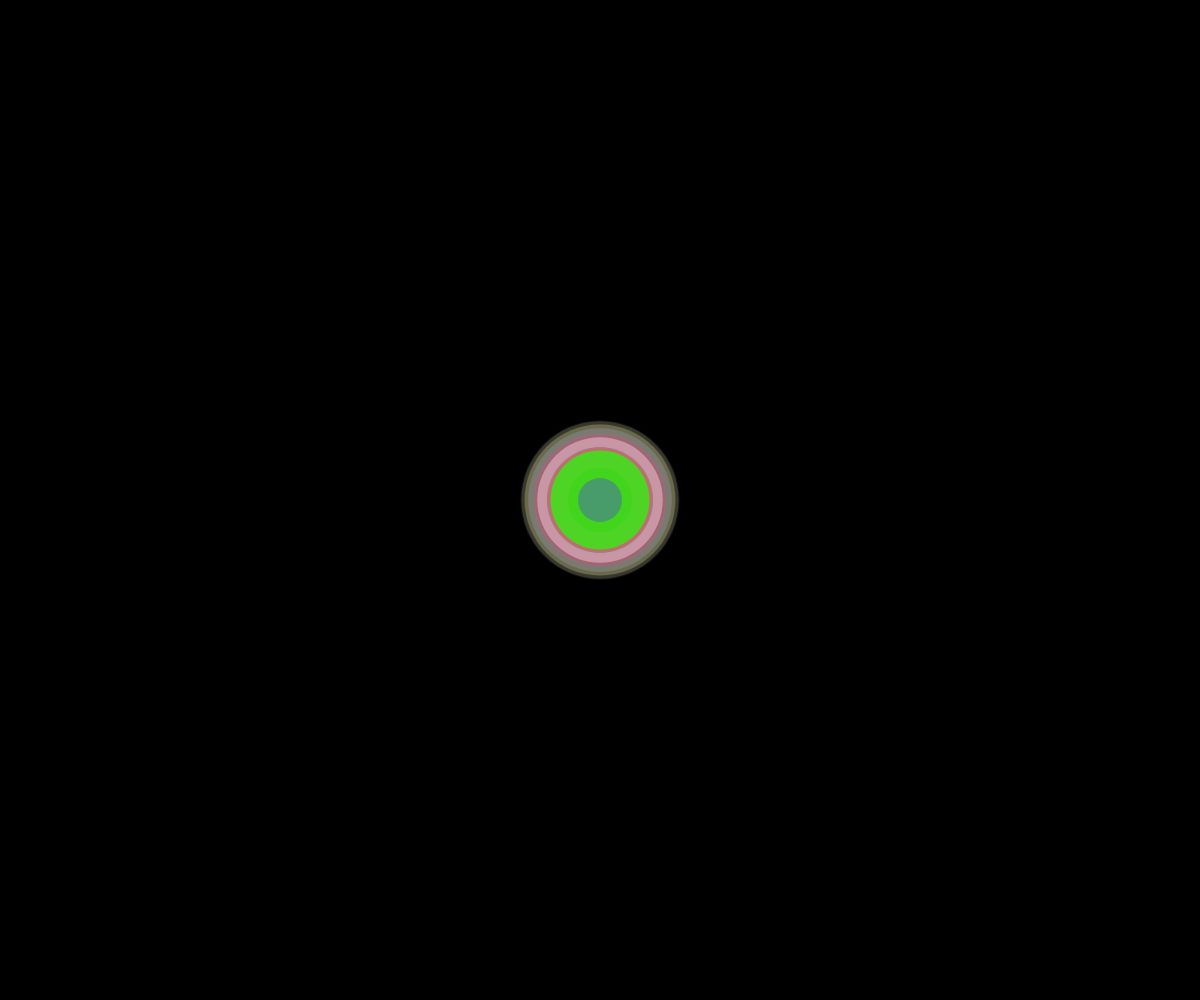
Frame 1 (no input)
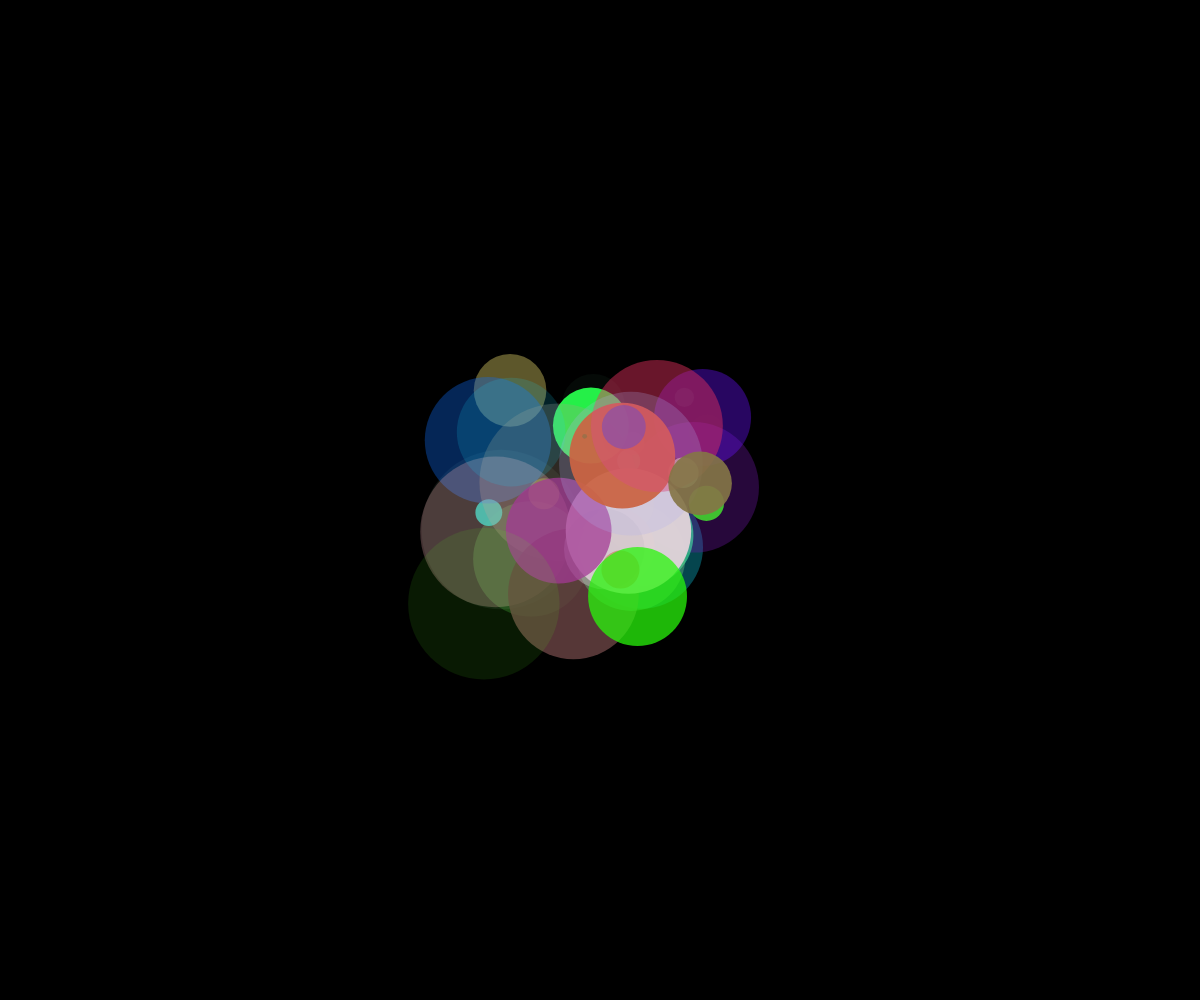
Frame 60 (no input)
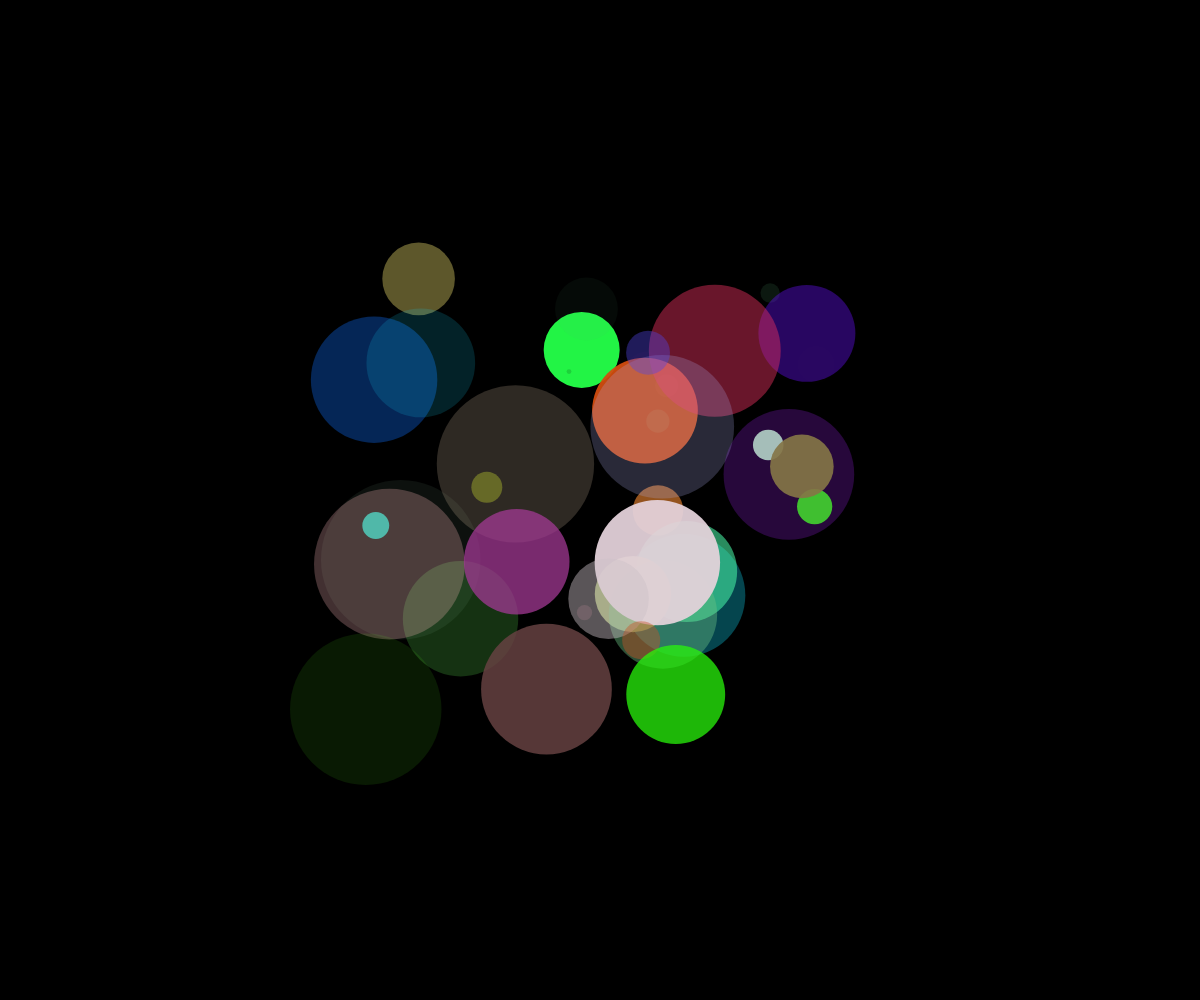
Frame 120 (the mouse pressed at the canvas centre since frame 60)

The p5.js sketch that drew these frames (run headless with seeded random() and noise() and a simulated clock; from frame 60 on, the mouse is pressed at the canvas centre):

// p5.js sketch
// ── sketch.js
// global variables
let bubbles = [];
let num_of_bubbles = 40

function setup() {
    createCanvas(windowWidth, windowHeight);
    // make a for loop and call Bubble, push to the bubbles array
    for (let i = 0; i < num_of_bubbles; i++) {
        /* start the bubble in the middle of the canvas and give a ramdom size between 2 and 80 px */
        bubbles.push(new Bubble(width/2, height/2, random(2, 80)));
    }
}

function draw() {
    background(0);
    // put the Bubble class methods in the draw loop
    for (let i = 0; i < bubbles.length; i++) {
        bubbles[i].show();
        bubbles[i].move();
    }
}


// BUBBLE CLASS //


class Bubble {
    constructor(x, y, radius) {
        this.x = x;
        this.y = y;
        this.radius = radius;
        this.delta_x = random(-2, 2);
        this.delta_y = random(-2, 2);
        this.bubble_color = color(random(255), random(255), random(255), random(255));
    }

    show() {
        noStroke();
        fill(this.bubble_color);
        ellipse(this.x, this.y, this.radius * 2);
    }

    move() {
      // move the bubbles away from the center
      this.x += this.delta_x;
      this.y += this.delta_y;
      // make the bubbles bounce off of the walls
      // vertical walls
        if (this.x >= width) {
          this.delta_x *= -1;
          this.x = width - abs(this.delta_x);
      } else if (this.x <= 0) {
          this.delta_x *= -1
          this.x = abs(this.delta_x);
      // horizontal walls
      } else if (this.y >= height) {
          this.delta_y *= -1;
          this.y = height - abs(this.delta_y);
      } else if (this.y <= 0) {
          this.delta_y *= -1;
          this.y = abs(this.delta_y);
      }
    }
}
